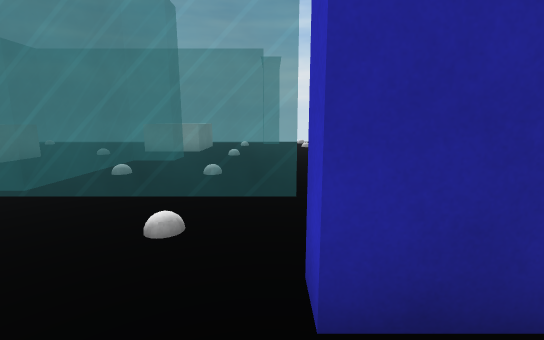
[1] (above)

24 first-person views from a walk through a Unity game level. The camera is 1.3 m above the floor, tilts 10° down and sees 90° across. The floor is counted in squares, 1 m on a side. Each view is taken from the middle of a square. On the plan, view 1 faces up. The plan holds only what a view shows up to about 13 squares ahead; the rest is blank. Some animated figures are left out. Surface patterns are stand-ins for the level's own textures.

[2]
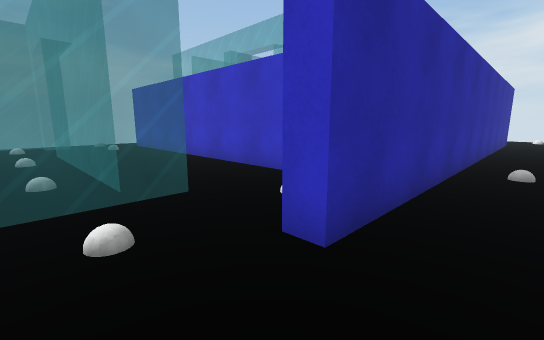

[3]
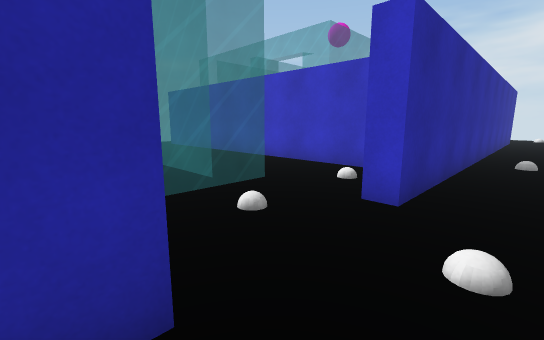

[4]
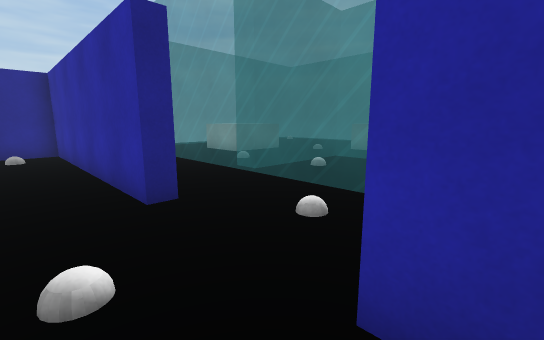

[5]
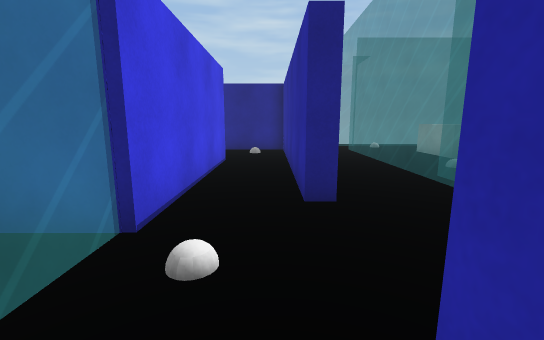

[6]
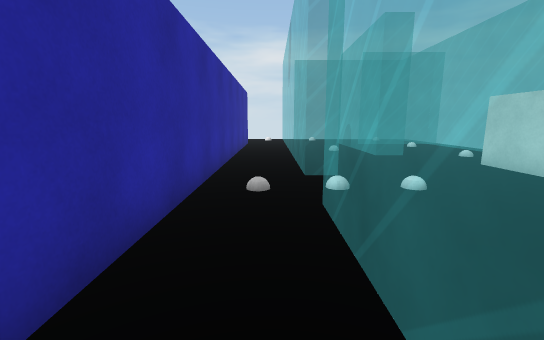

[7]
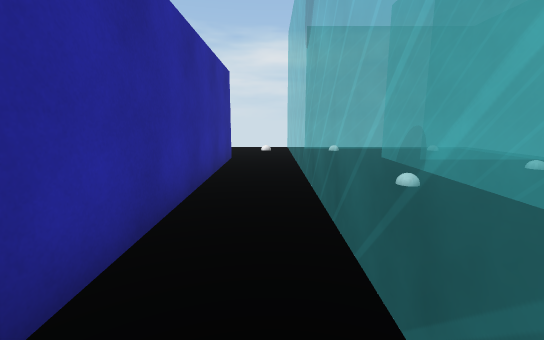

[8]
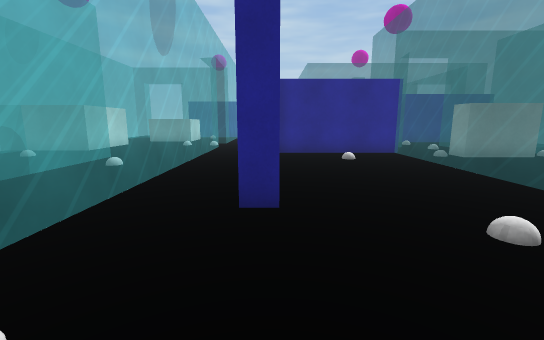

[9]
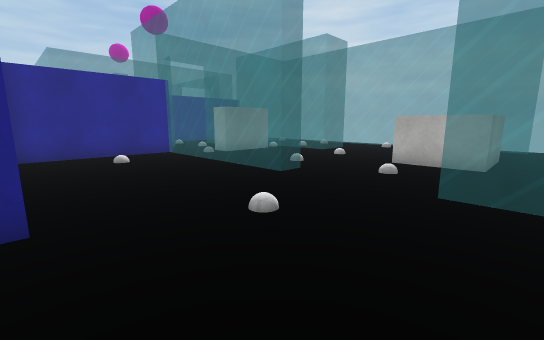

[10]
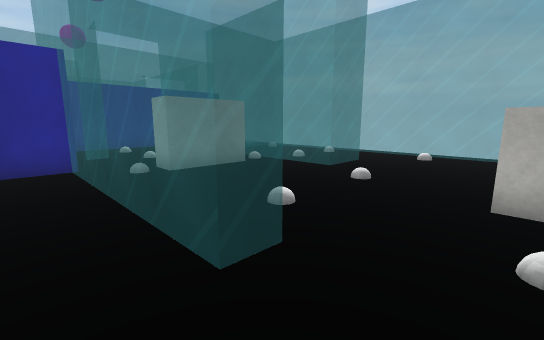

[11]
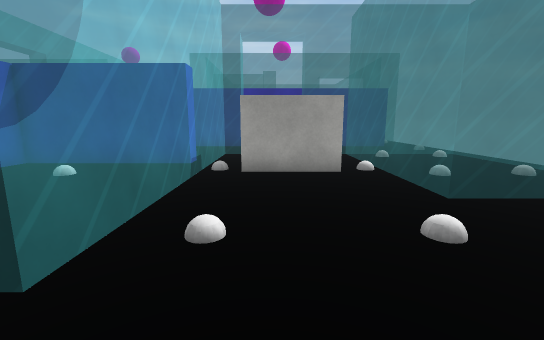

[12]
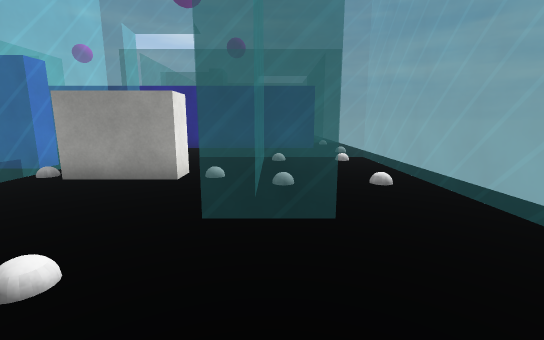

[13]
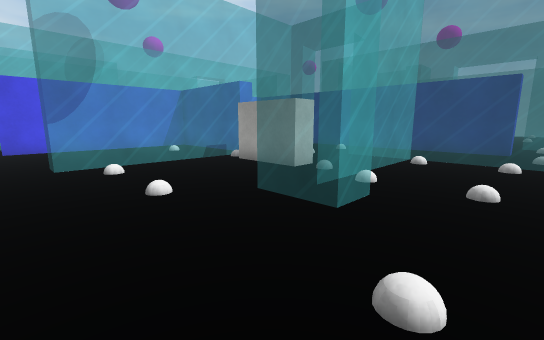

[14]
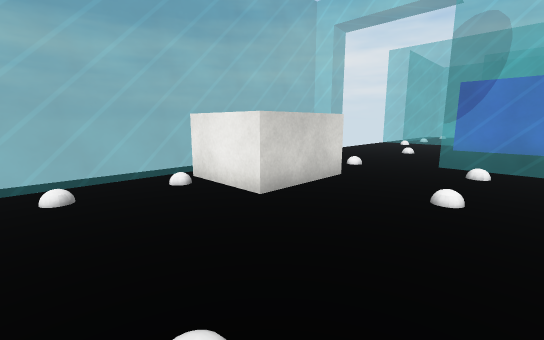

[15]
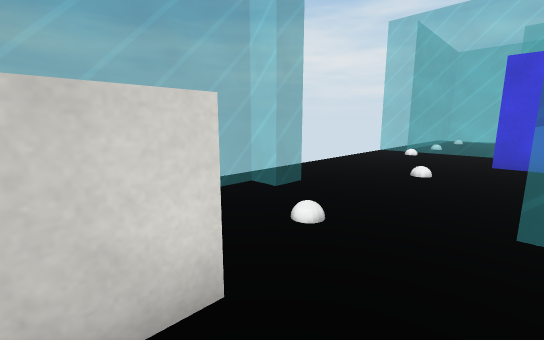

[16]
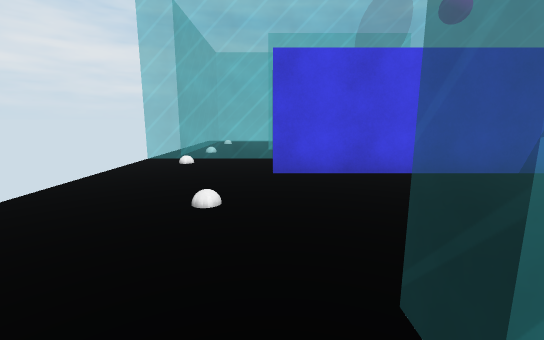

[17]
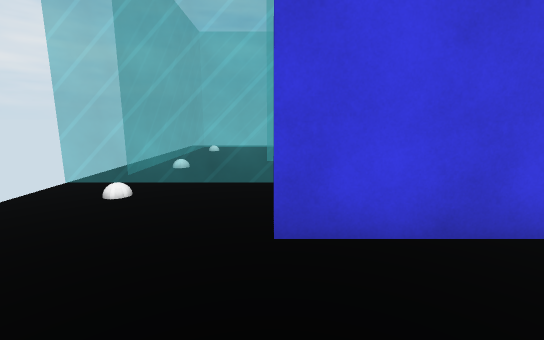

[18]
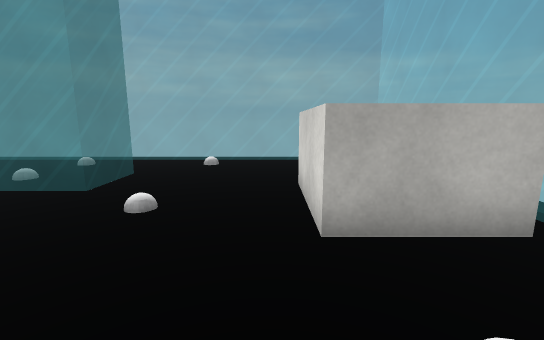

[19]
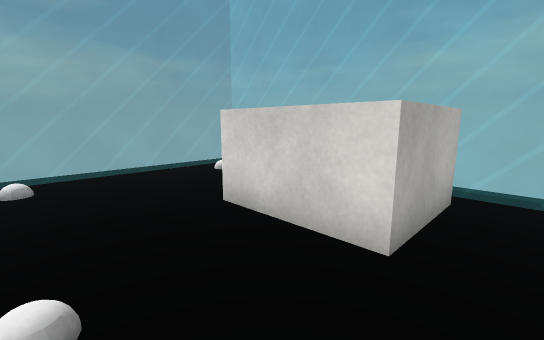

[20]
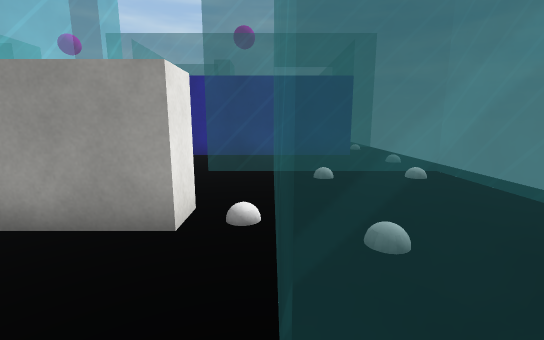

[21]
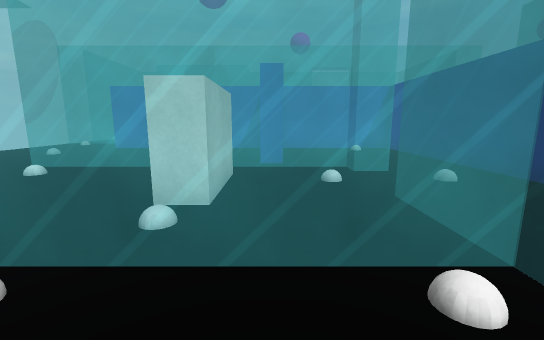

[22]
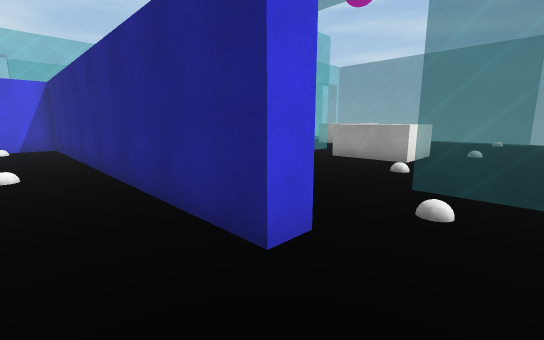

[23]
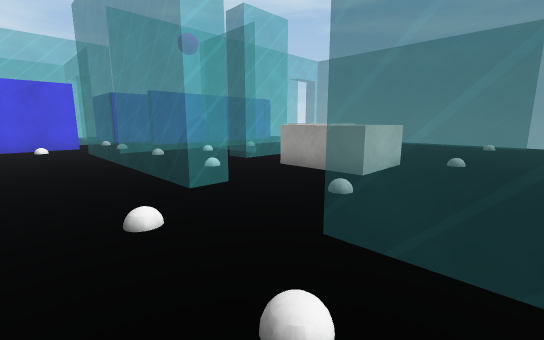

[24]
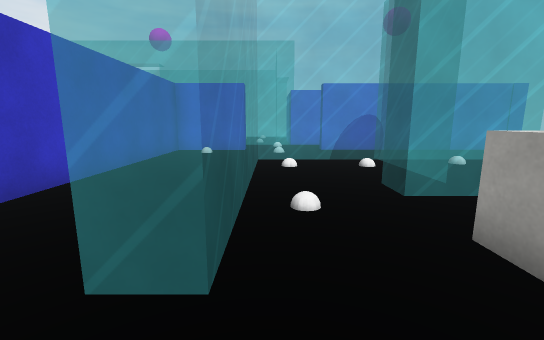

### Floor plan
Key: @ floor where view 1 was taken; # wall or solid block; . floor; = window, fence, low wall or low ledge; ^ raised ledge; B ball; O other object.
Columns run from 14 left of view 1 to 23 right of it. Each row starts with its distance up from view 1.
 18           ===== .....=#=============#
 17 =.............=.B...O==.............=
 16  O.....O......=...#..==B..B...B...B.==
 15   .......^^.B...  #..==.....=.......==
 14    ....  ^^^....B #..==B==B==....^BB#=
 13     ....  ^^..=...#..====B===....^ ^ =
 12     .....^^...=...#..==..##...B..^ ^
 11      ..O....B.=...#..=...##......^^^#=
 10      ^...===..=...#.B..B.##.........==
  9      ^...==...=...#..=...##...B..B..=
  8    ^^^...=....=...#..====##=====...=#
  7   .......=B.B.=...#..===#=======...==
  6   .....O.=....=...#.....#............
  5   =============...#.....#.B......B...
  4    ...............#.....#............
  3     .........B..B.#.O...#............
  2  ##########....#################.....
  1   #........  . ......................
  0   #O....... .B@.....B..............B.
 -1   #.. ######==  ====B.===============
 -2            ###   ===..==============#=
 -3                  ...B.......B......O==
 -4                   ........=======...==
 -5                    .......=======...==
 -6                      ...........=...==
 -7                       ##........=...==
 -8                        #.O... O.=..O==
 -9                        #=  ==   ====#
-10                        #

Where each view was taken, in squares from view 1:
view 1: 0 up, 0 right, facing up
view 2: 0 up, 2 left, facing up-right
view 3: 0 up, 4 left, facing up-right
view 4: 0 up, 1 right, facing up-left
view 5: 1 up, 1 right, facing left
view 6: 0 up, 1 right, facing right
view 7: 0 up, 8 right, facing right
view 8: 2 up, 22 right, facing left
view 9: 2 up, 22 right, facing up-left
view 10: 6 up, 19 right, facing up-left
view 11: 10 up, 19 right, facing left
view 12: 14 up, 18 right, facing left
view 13: 17 up, 18 right, facing down-left
view 14: 17 up, 15 right, facing down-right
view 15: 12 up, 17 right, facing down-right
view 16: 9 up, 18 right, facing down
view 17: 5 up, 18 right, facing down
view 18: 8 up, 18 right, facing up
view 19: 10 up, 16 right, facing up-right
view 20: 13 up, 15 right, facing left
view 21: 16 up, 10 right, facing down
view 22: 18 up, 6 right, facing down-left
view 23: 18 up, 3 right, facing down-left
view 24: 15 up, 1 left, facing down
